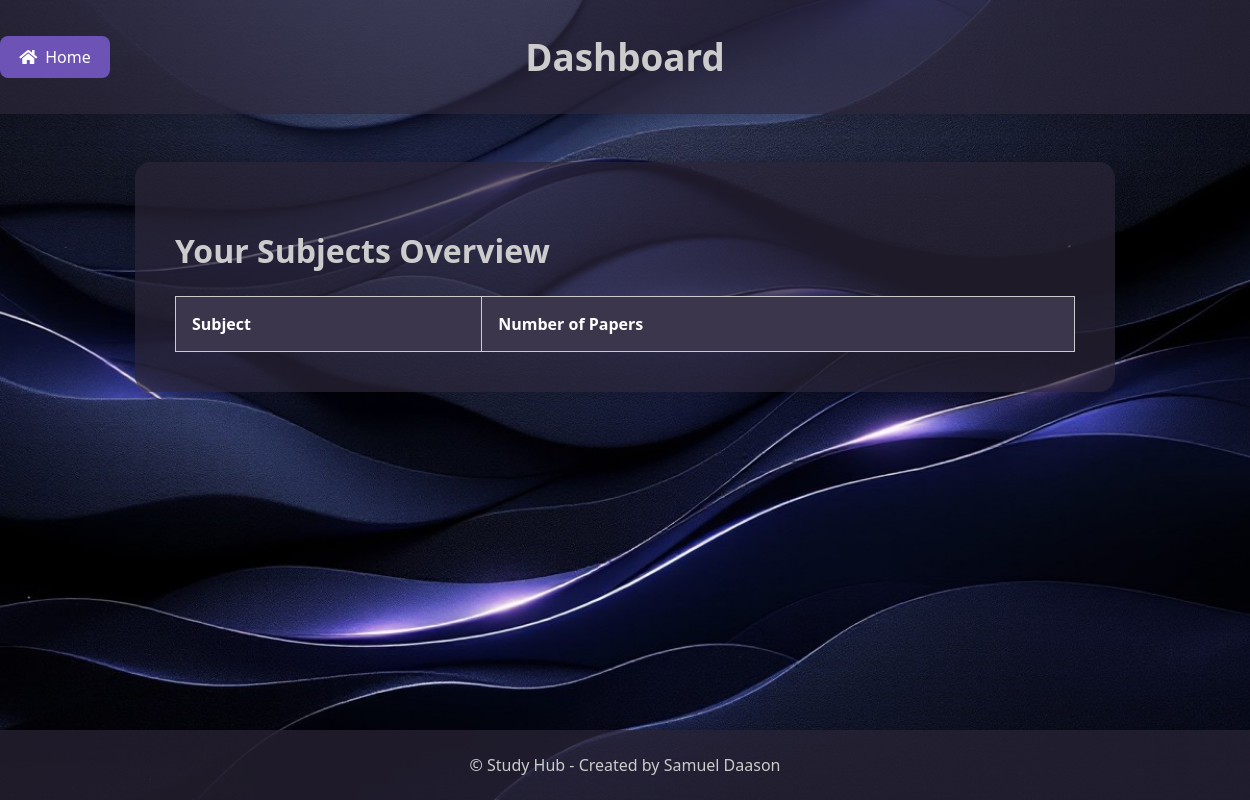
Page /dashboard (signed in) on the earlier database version.
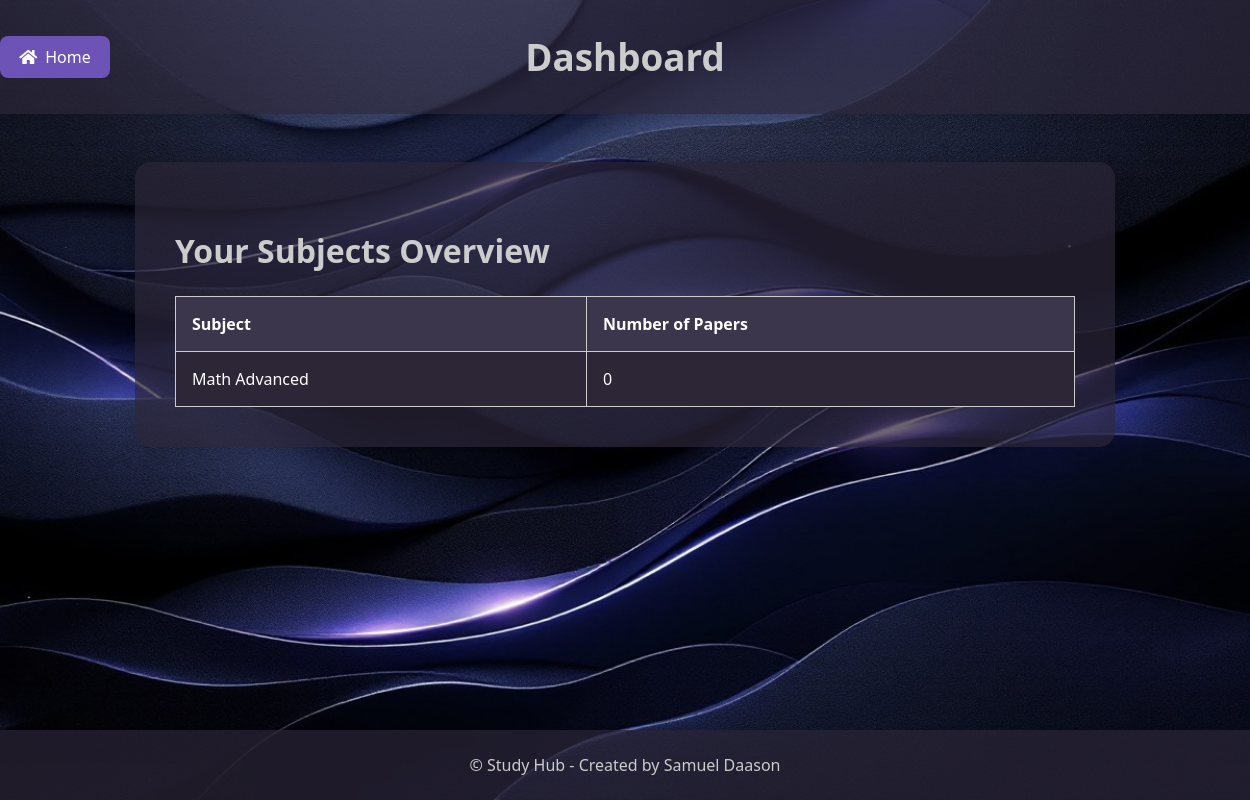
Same page on the later database version.
### models.py (models this page shows, shortened)
class Subject(db.Model):
    __tablename__ = 'subject'
    id = db.Column(db.Integer, primary_key=True)
    name = db.Column(db.String(100), nullable=False)
    description = db.Column(db.Text, nullable=False)
    user_id = db.Column(
        db.Integer,
        db.ForeignKey('user.id', ondelete='CASCADE'),
        nullable=False
    )
    papers = db.relationship(
        'Paper',
        backref='subject',
        lazy=True,
        cascade='all, delete-orphan',
        passive_deletes=True
    )

### catalogue_routes.py (the view)
@catalogue_routes.route('/dashboard')
@login_required
def dashboard():
    subjects = Subject.query.filter_by(user_id=current_user.id).all()
    subject_data = []
    for subject in subjects:
        paper_count = Paper.query.filter_by(subject_id=subject.id, user_id=current_user.id).count()
        subject_data.append({
            'name': subject.name,
            'paper_count': paper_count
        })
    return render_template('dashboard.html', subject_data=subject_data)

### app.py (called while the page is built)
@login_manager.user_loader
def load_user(user_id):
    return db.session.get(User, int(user_id))

### templates/dashboard.html (shortened to what this page needs)
<!DOCTYPE html>
<html lang="en">
<head>
    <link href="https://cdnjs.cloudflare.com/ajax/libs/font-awesome/5.15.4/css/all.min.css" rel="stylesheet">
    <link rel="stylesheet" href="/static/css/dashboard_styles.css">
</head>
<body>
    <header>
        <h1>Dashboard</h1>
        <div class="dashboard-nav">
            <a href="{{ url_for('catalogue_routes.index') }}" class="btn-nav">
                <i class="fas fa-home"></i> Home
            </a>
        </div>
    </header>
    <main>
        <section class="dashboard-content">
            <h2>Your Subjects Overview</h2>
            <table class="dashboard-table">
                <thead>
                    <tr>
                        <th>Subject</th>
                        <th>Number of Papers</th>
                    </tr>
                </thead>
                <tbody>
                    {% for subject in subject_data %}
                    <tr>
                        <td>{{ subject.name }}</td>
                        <td>{{ subject.paper_count }}</td>
                    </tr>
                    {% endfor %}
                </tbody>
            </table>
        </section>
    </main>
    <footer>
        <p>&copy; Study Hub - Created by Samuel Daason</p>
    </footer>
</body>
</html>

Differences in the rows shown:
added Subject: name "Math Advanced", paper_count "0"
